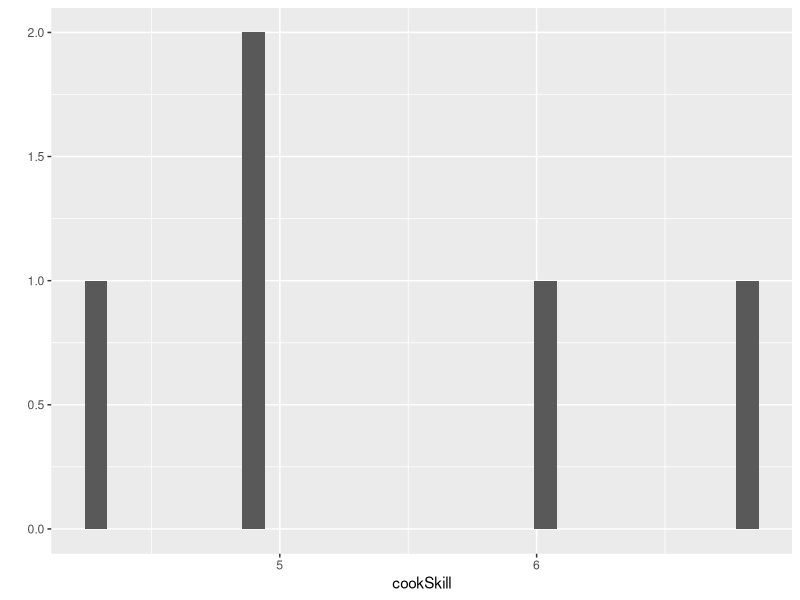
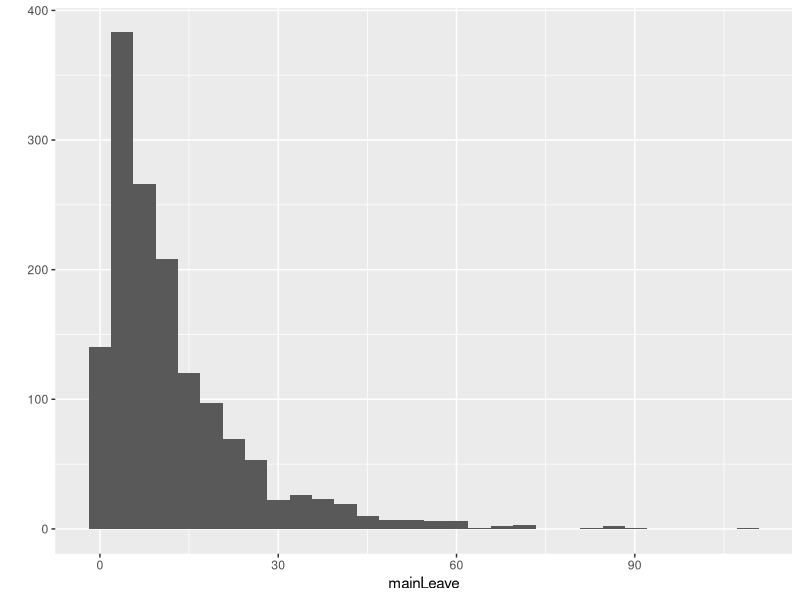
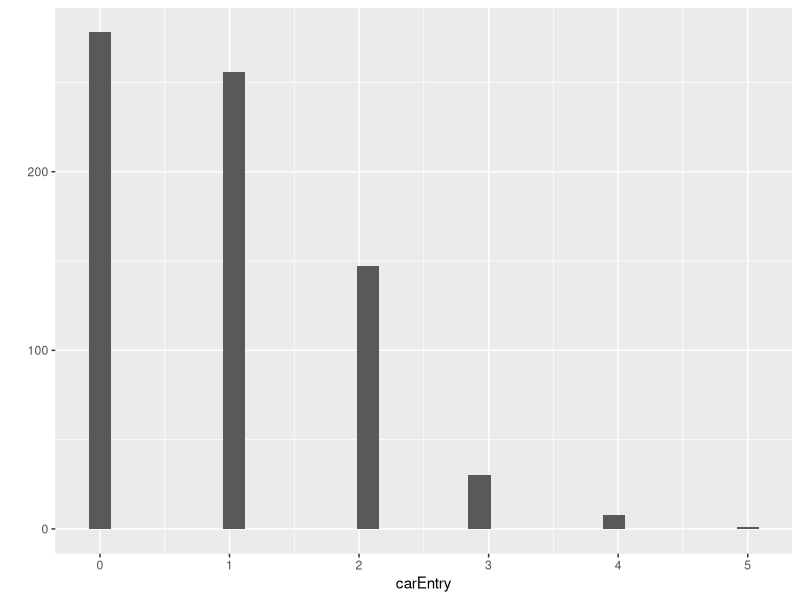
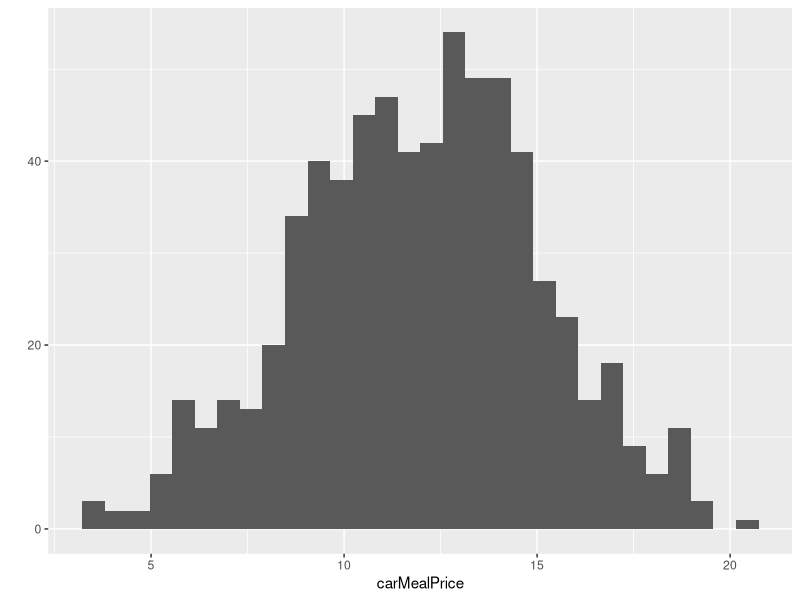
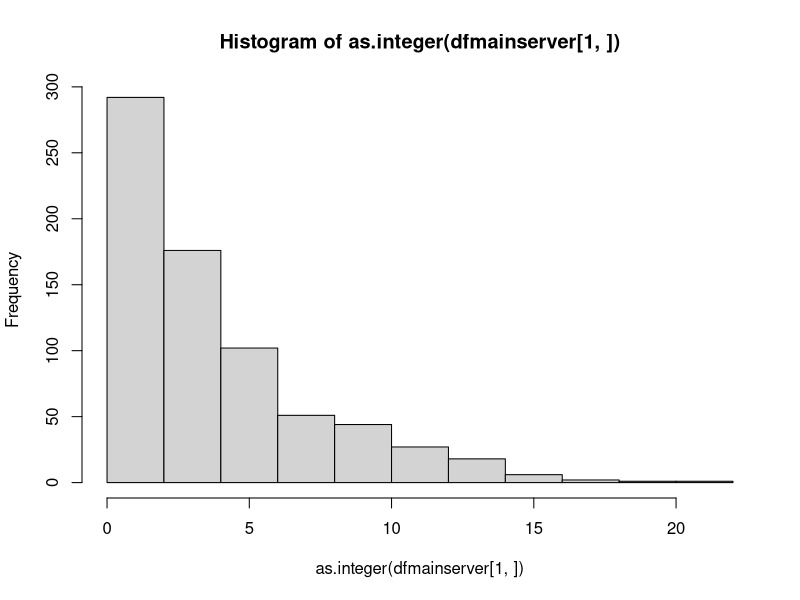
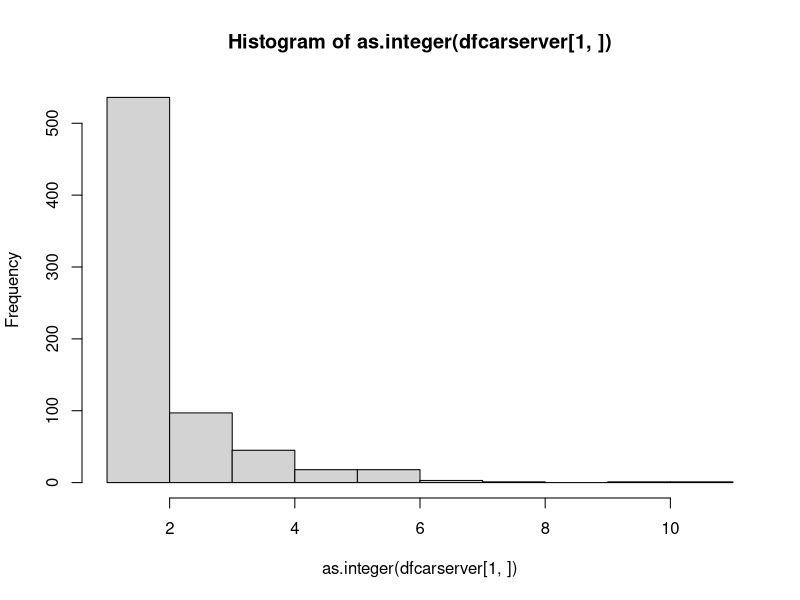
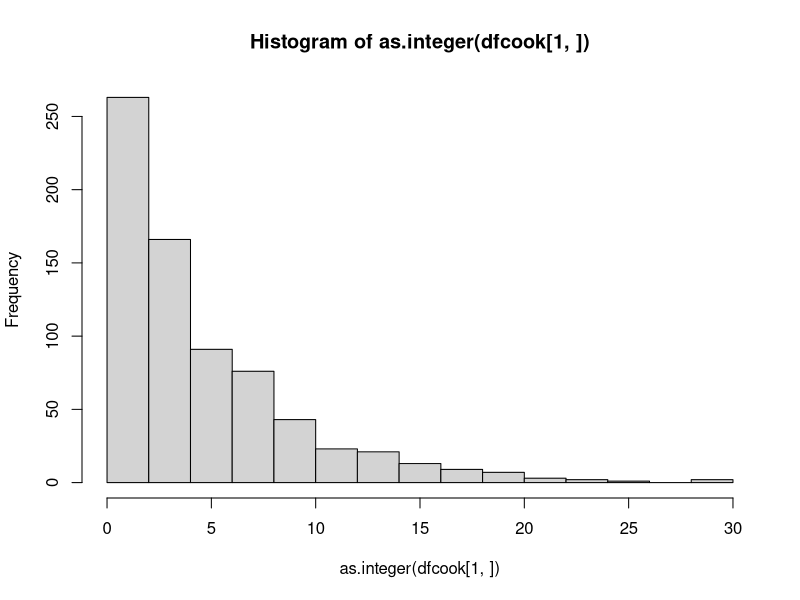
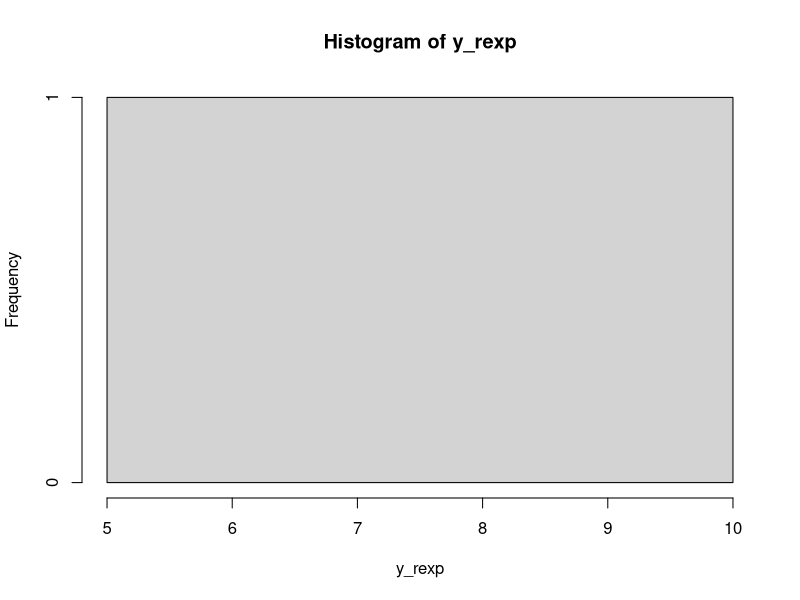

Write R code to recreate these figures, in order.
library("ggplot2")
library("dplyr")

pricePerMeal = 4.00 # Price one meal unit is sold at
costPerMeal = 2.80 # Price to produce one meal unit
wageRate = 8.00 

mainServerNumber = 1
carServerNumber = 1
mainServerSkill = rnorm(mainServerNumber) + 3 # Generates an array of normal distribution values 
carServerSkill = rnorm(carServerNumber) + 3

cookNumber = 5
cookSkill = rnorm(cookNumber) + 5
qplot(cookSkill)

storageCapacity = 100
storage = 0

mainEPM = 2 # Main entrance per minute
carEPM = 1 # Car entrance per minute
simulationMinutes = 720 # 720 minutes = 12 hours
mainEntry = rpois(simulationMinutes, mainEPM)
carEntry = rpois(simulationMinutes, carEPM)

avgTimeToLeave = 12
mainLeave = ceiling(rexp(sum(mainEntry),rate = 1/avgTimeToLeave))
carLeave = ceiling(rexp(sum(carEntry),rate = 1/avgTimeToLeave))
qplot(mainLeave)

mainMealPrice = round(rnorm(sum(mainEntry)) * 3 + 10,2) 
carMealPrice = round(rnorm(sum(carEntry)) * 3 + 12,2) 

qplot(carEntry)
qplot(carMealPrice)

dflogs <- data.frame () # Dataframe to track queues
mainQueue = 0
carQueue = 0
sales = 0
materials = 0
profits = 0

dfmain <- data.frame () # Dataframe to track main queue
dfcar <- data.frame () # Dataframe to track car queue
mainClientNumber = 0
carClientNumber = 0


mainInitialized = FALSE
carInitialized = FALSE

dfmainserver <- data.frame () # Dataframe to track servers in main entrance
dfcarserver <- data.frame () # Dataframe to track servers in main entrance
dfcook <- data.frame () # Dataframe to track cooks
for(i in 1:mainServerNumber){
  dfmainserver <- rbind(dfmainserver, ceiling(rexp(720,rate = 1/mainServerSkill[i])))
}
hist(as.integer(dfmainserver[1,]))
for(i in 1:mainServerNumber){
  dfcarserver <- rbind(dfcarserver, ceiling(rexp(720,rate = 1/carServerSkill[i])))
}
hist(as.integer(dfcarserver[1,]))

for(i in 1:cookNumber){
  dfcook <- rbind(dfcook, ceiling(rexp(720,rate = 1/cookSkill[i])))
}
hist(as.integer(dfcook[1,]))

# Convert to timestamp notation
for(i in 1:cookNumber){
  for(j in 1:(length(dfcook[i,]) - 1)){
    dfcook[i,j+1] <- dfcook[i,j+1] + dfcook[i,j] 
  }
}

for(t in 1:simulationMinutes){
  
  if(mainEntry[t] != 0){
    for(i in 1:mainEntry[t]){
      mainClientNumber <- mainClientNumber + 1
      dfmain <- rbind(dfmain, c(mainClientNumber, mainMealPrice[mainClientNumber], 'Ordering', t, '', ''))
      if(!mainInitialized){
        mainInitialized <- TRUE
      }
    }
  }
  
  if(carEntry[t] != 0){
    for(i in 1:carEntry[t]){
      carClientNumber <- carClientNumber + 1
      dfcar <- rbind(dfcar, c(carClientNumber, carMealPrice[carClientNumber], 'Ordering', t, '', ''))
      if(!carInitialized){
        carInitialized <- TRUE
      }
    }
  }
  
  # Prevent errors with indexing
  if(mainInitialized){
    colnames(dfmain) <- c('Client Number','Meal Price', 'State', "Entry Time", "Order Time", "Served Time")
  }
  if(carInitialized){
    colnames(dfcar) <- c('Client Number','Meal Price', 'State', "Entry Time", "Order Time", "Served Time")
  }

    # Cook modeling
  for(i in 1:length(dfcook[,1])){
    for(j in 1:length(dfcook[i,])){
      if(dfcook[i,j] > t){
        break
      }
      if(dfcook[i,j] == t){
        if(storage < storageCapacity){
          storage <- storage + 1
        }
        materials <- materials + costPerMeal
      }    
    }
  }
  
  mainQueue <- mainQueue + mainEntry[t]
  carQueue <- carQueue + carEntry[t]

  wages <- round((carServerNumber + mainServerNumber + cookNumber) * wageRate * (t/60),2)
  
  profits <- sales - materials - wages
  
  dflogs <- rbind(dflogs, c(t, mainQueue, carQueue, storage, sales, materials, wages, profits))
  
  # Main and car queue leaving modeled by exponential distribution
  if(mainInitialized){
    for(i in 1:length(dfmain[,1])){
      if(dfmain[i,3] == 'Ordering'){
        if((t - as.integer(dfmain[i,4])) >= mainLeave[i]){
          mainQueue <- mainQueue - 1
          dfmain[i,3] <- 'Left'
          dfmain[i,6] <- t
        }
      }
    }
  }
  if(carInitialized){
    for(i in 1:length(dfcar[,1])){
      if(dfcar[i,3] == 'Ordering'){
        if((t - as.integer(dfcar[i,4])) >= carLeave[i]){
          carQueue <- carQueue - 1
          dfcar[i,3] <- 'Left'
          dfcar[i,6] <- t
        }
      }
    }
  }
  print(t)
}

colnames(dflogs) <- c('Minute','Main Queue', 'Car Queue', 'storage', 'Sales', 'Materials', 'Wages', 'Profits')

print(sum(mainEntry))

y_rexp <- ceiling(rexp(1, rate = 0.2))
hist(y_rexp)
print(y_rexp)


qplot(dflogs$Minute, dflogs$`Main Queue`)
